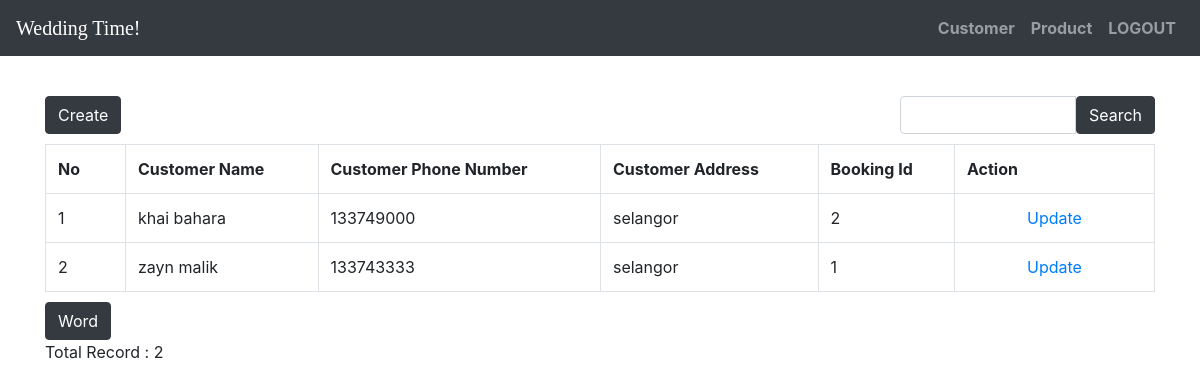
The app's page /index.php/customer with its own data.
### tables this page shows
CREATE TABLE `customer` (
  `cusId` int(128) NOT NULL,
  `cusName` varchar(128) NOT NULL,
  `cusPhone` int(12) NOT NULL,
  `cusAdd` varchar(200) NOT NULL,
  `bookId` int(128) NOT NULL
);

### application/controllers/Customer.php (called while the page is built, shortened)
<?php
class Customer extends CI_Controller
{
    function __construct()
    {
        $this->load->model('Customer_model');
        $this->load->library('form_validation');
    }
    public function index()
    {
        $q = urldecode($this->input->get('q', TRUE));
        $start = intval($this->input->get('start'));
        if ($q <> '') {
            $config['base_url'] = base_url() . 'customer/index.html?q=' . urlencode($q);
            $config['first_url'] = base_url() . 'customer/index.html?q=' . urlencode($q);
        } else {
            $config['base_url'] = base_url() . 'customer/index.html';
            $config['first_url'] = base_url() . 'customer/index.html';
        }
        $config['per_page'] = 10;
        $config['page_query_string'] = TRUE;
        $config['total_rows'] = $this->Customer_model->total_rows($q);
        $customer = $this->Customer_model->get_limit_data($config['per_page'], $start, $q);
        $this->load->library('pagination');
        $this->pagination->initialize($config);
        $data = array(
            'customer_data' => $customer,
            'q' => $q,
            'pagination' => $this->pagination->create_links(),
            'total_rows' => $config['total_rows'],
            'start' => $start,
        );
        $this->load->view('customer/customer_list', $data);
    }
}

### index.php (called while the page is built, shortened)
<?php
require_once BASEPATH.'core/CodeIgniter.php';

### application/config/config.php (called while the page is built, shortened)
<?php
$config['base_url'] = 'http://localhost/wedding/';
$config['index_page'] = '';
$config['uri_protocol']    = 'REQUEST_URI';
$config['url_suffix'] = '.html';
$config['language']    = 'english';
$config['charset'] = 'UTF-8';
$config['enable_hooks'] = FALSE;
$config['subclass_prefix'] = 'MY_';
$config['composer_autoload'] = FALSE;
$config['permitted_uri_chars'] = 'a-z 0-9~%.:_\-';
$config['enable_query_strings'] = FALSE;
$config['controller_trigger'] = 'c';
$config['function_trigger'] = 'm';
$config['directory_trigger'] = 'd';
$config['allow_get_array'] = TRUE;
$config['log_threshold'] = 0;
$config['log_path'] = '';
$config['log_file_extension'] = '';
$config['log_file_permissions'] = 0644;
$config['log_date_format'] = 'Y-m-d H:i:s';
$config['error_views_path'] = '';
$config['cache_path'] = '';
$config['cache_query_string'] = FALSE;
$config['encryption_key'] = 'web';
$config['sess_driver'] = 'files';
$config['sess_cookie_name'] = 'ci_session';
$config['sess_expiration'] = 7200;
$config['sess_save_path'] = NULL;
$config['sess_match_ip'] = FALSE;
$config['sess_time_to_update'] = 300;
$config['sess_regenerate_destroy'] = FALSE;
$config['cookie_prefix']    = '';
$config['cookie_domain']    = '';
$config['cookie_path']        = '/';
$config['cookie_secure']    = FALSE;
$config['cookie_httponly']     = FALSE;
$config['standardize_newlines'] = FALSE;
$config['global_xss_filtering'] = FALSE;
$config['csrf_protection'] = FALSE;
$config['csrf_token_name'] = 'csrf_test_name';
$config['csrf_cookie_name'] = 'csrf_cookie_name';
$config['csrf_expire'] = 7200;
$config['csrf_regenerate'] = TRUE;
$config['csrf_exclude_uris'] = array();
$config['compress_output'] = FALSE;
$config['time_reference'] = 'local';
$config['rewrite_short_tags'] = FALSE;
$config['proxy_ips'] = '';

### application/models/Customer_model.php (called while the page is built, shortened)
<?php
class Customer_model extends CI_Model
{
    public $table = 'customer';
    public $id = 'cusId';
    public $order = 'DESC';
    function total_rows($q = NULL)
    {
        $this->db->like('cusId', $q);
        $this->db->or_like('cusName', $q);
        $this->db->or_like('cusPhone', $q);
        $this->db->or_like('cusAdd', $q);
        $this->db->or_like('bookId', $q);
        $this->db->from($this->table);
        return $this->db->count_all_results();
    }
    function get_limit_data($limit, $start = 0, $q = NULL)
    {
        $this->db->order_by($this->id, $this->order);
        $this->db->like('cusId', $q);
        $this->db->or_like('cusName', $q);
        $this->db->or_like('cusPhone', $q);
        $this->db->or_like('cusAdd', $q);
        $this->db->or_like('bookId', $q);
        $this->db->limit($limit, $start);
        return $this->db->get($this->table)->result();
    }
}

### application/views/customer/customer_list.php (the view, shortened to what this page needs)
<!DOCTYPE html>
<html lang="en">
<head>
    <link rel="stylesheet" href="https://stackpath.bootstrapcdn.com/bootstrap/4.3.1/css/bootstrap.min.css">
    <link rel="stylesheet" href="path/to/font-awesome/css/font-awesome.min.css">
    <link rel="stylesheet" href="https://use.fontawesome.com/releases/v5.8.1/css/all.css">
</head>
<body>
    <nav class="navbar navbar-expand-lg navbar-dark bg-dark fixed-top">
        <a class="navbar-brand" href="<?= base_url('staffdash'); ?>"><span style="color:white;font-family: cursive;">Wedding Time!</span></a>
        <div class="collapse navbar-collapse" id="navbarResponsive">
            <ul class="navbar-nav ml-auto">
                <li class="nav-item">
                    <a class="nav-link" href="<?= base_url('customer'); ?>">Customer</a>
                </li>
                <li class="nav-item">
                    <a class="nav-link" href="<?= base_url('product'); ?>">Product</a>
                </li>
                <li class="nav-item">
                    <a class="nav-link" href="<?= base_url('login/logout'); ?>">LOGOUT</a>
                </li>
            </ul>
        </div>
    </nav>
    <br><br><br><br>
    <div class="container">
        <div class="row" style="margin-bottom: 10px">
            <div class="col-md-4">
                <?php echo anchor(site_url('customer/create'), 'Create', 'class="btn btn-dark"'); ?>
            </div>
            <div class="col-md-4 text-center">
            </div>
            <div class="col-md-1 text-right">
            </div>
            <div class="col-md-3 text-right">
                <form action="<?php echo site_url('customer/index'); ?>" class="form-inline" method="get">
                    <div class="input-group">
                        <input type="text" class="form-control" name="q" value="<?php echo $q; ?>">
                        <span class="input-group-btn">
                            <button class="btn btn-dark" type="submit">Search</button>
                        </span>
                    </div>
                </form>
            </div>
        </div>
        <table class="table table-bordered" style="margin-bottom: 10px">
            <tr>
                <th>No</th>
                <th>Customer Name</th>
                <th>Customer Phone Number</th>
                <th>Customer Address</th>
                <th>Booking Id</th>
                <th>Action</th>
            </tr><?php
                    foreach ($customer_data as $customer) {
                    ?>
                <tr>
                    <td width="80px"><?php echo ++$start ?></td>
                    <td><?php echo $customer->cusName ?></td>
                    <td><?php echo $customer->cusPhone ?></td>
                    <td><?php echo $customer->cusAdd ?></td>
                    <td><?php echo $customer->bookId ?></td>
                    <td style="text-align:center" width="200px">
                        <?php
                        echo anchor(site_url('customer/update/' . $customer->cusId), 'Update');
                        ?>
                    </td>
                </tr>
            <?php
                    }
            ?>
        </table>
        <div class="row">
            <div class="col-md-6">
                <?php echo anchor(site_url('customer/word'), 'Word', 'class="btn btn-dark"'); ?>
                <p>Total Record : <?php echo $total_rows ?>
            </div>
            <div class="col-md-6 text-right">
            </div>
        </div>
    </div>
</body>
</html>

### application/views/customer/customer_list.php (style rules this page uses)
body { background-repeat: no-repeat; background-attachment: fixed; background-position: center; }
ul li { list-style: none; }
ul li a { color: black; font-weight: bold; }

### records on screen
customer: cusName "khai bahara", cusPhone "133749000", cusAdd "selangor", bookId "2", cusId "Update"
customer: cusName "zayn malik", cusPhone "133743333", cusAdd "selangor", bookId "1", cusId "Update"

### other values on screen
anchor(site_url('customer/create'), 'Create', 'class="btn btn-dark"') "Create"
anchor(site_url('customer/word'), 'Word', 'class="btn btn-dark"') "Word"
$total_rows "2"
